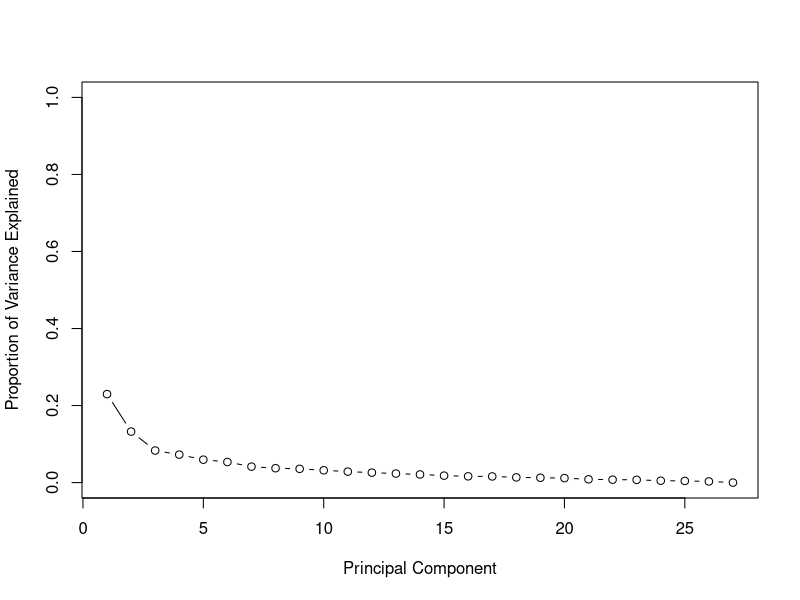

Write the R code that produced this figure.
library(tidyverse)

# Setting up dataset

current_file <- read_csv("./lung_meta40.csv") 

num_file <- current_file |>
  select(image_id, starts_with("p_"), starts_with("k")) |>
  na.omit() 

## Change if using ovarian
image_name <- num_file$image_id

current_file <- current_file |>
  filter(image_id %in% image_name)

num_mat <- num_file |>
  select(-image_id) |>
  scale() |>
  as.matrix()

rownames(num_mat) <- image_name

# Performing PCA
  
pca <- prcomp(num_mat, scale = T)

pca$rotation

pca$x

# Computing ideal num of PC

pc_var = pca$sdev^2

pve = pc_var / sum(pc_var)
pve

plot(pve, xlab = "Principal Component", ylab = "Proportion of Variance Explained", 
     ylim = c(0, 1), type = "b")